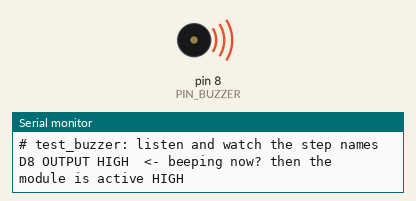
Bench run of a sketch on a simulated Arduino Uno, built with avr-gcc and run on an emulated ATmega328P. Shown: buzzer (waves = sounding, pin HIGH), the last lines printed to the serial monitor.

Above: at 2.0 s.
At 6.0 s:
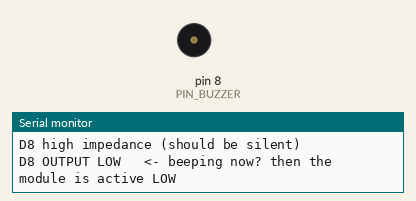
Timing chart, 0 to 10.4 s (numbered marks = the images above):
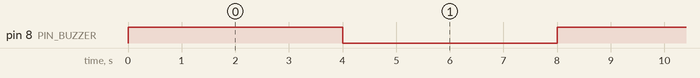

Measured:
- by itself, pin 8 (PIN_BUZZER): alternates HIGH for 4.0 s and LOW for 4.0 s

The sketch:

test_buzzer.ino
```cpp
// Buzzer polarity test: which D8 level makes the module sound?
// Repeats: 2 s OUTPUT HIGH, 2 s high impedance, 2 s OUTPUT LOW, 2 s high impedance, and
// prints the current step at 115200 baud.
//   sounds on HIGH -> an active buzzer: set BUZZER_PASSIVE 0 in machine_monitor.ino
//   neither        -> a passive buzzer (needs tone()): keep BUZZER_PASSIVE 1 (default), or a
//                     wiring fault. The fitted module is passive (HIL 2026-10-24).
// Results: firmware/tests/RESULTS.md and HIL_RESULTS.md.

const uint8_t PIN_BUZZER = 8;

void step(const __FlashStringHelper* what) {
  Serial.println(what);
  delay(2000);
}

void setup() {
  Serial.begin(115200);
  Serial.println(F("# test_buzzer: listen and watch the step names"));
}

void loop() {
  digitalWrite(PIN_BUZZER, HIGH);
  pinMode(PIN_BUZZER, OUTPUT);
  step(F("D8 OUTPUT HIGH  <- beeping now? then the module is active HIGH"));
  pinMode(PIN_BUZZER, INPUT);
  digitalWrite(PIN_BUZZER, LOW);
  step(F("D8 high impedance (should be silent)"));
  pinMode(PIN_BUZZER, OUTPUT);
  digitalWrite(PIN_BUZZER, LOW);
  step(F("D8 OUTPUT LOW   <- beeping now? then the module is active LOW"));
  pinMode(PIN_BUZZER, INPUT);
  step(F("D8 high impedance (should be silent)"));
}
```
